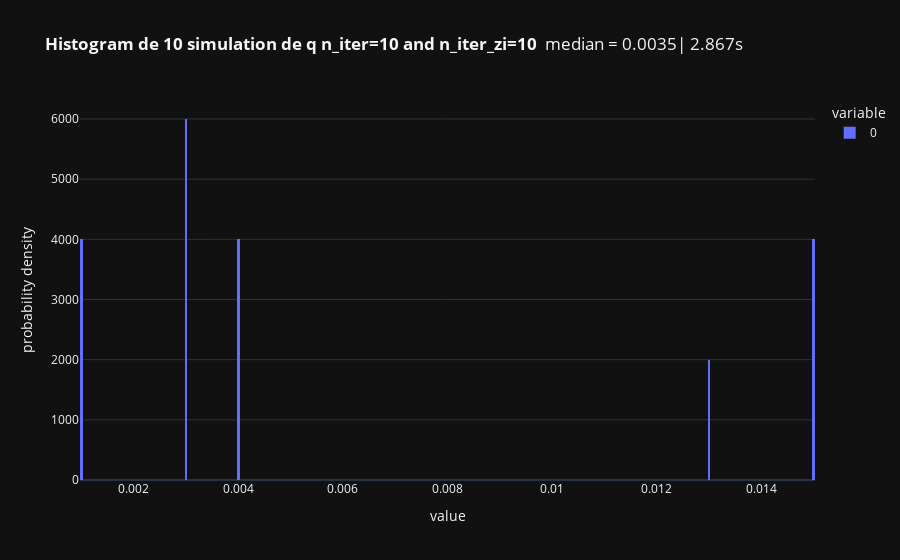

Here is the notebook cell this chart was saved with:
### Code cell
plot_hist(q_array, f"<b>Histogram de {n_gibbs} simulation de q n_iter={n_iter} and n_iter_zi={n_iter_zi} </b> median = {np.median(q_array)}| {np.round(t2-t1, 3)}s")

### Figure 1 — Plotly figure (JSON) as saved in the notebook; plotly's stock layout.template omitted (floating-point values rounded to 4 significant figures)
{"data": [{"alignmentgroup": "True", "bingroup": "x", "histnorm": "probability density", "hovertemplate": "variable=0<br>value=%{x}<br>probability density=%{y}<extra></extra>", "legendgroup": "0", "marker": {"color": "#636efa", "pattern": {"shape": ""}}, "name": "0", "nbinsx": 400, "offsetgroup": "0", "orientation": "v", "showlegend": true, "type": "histogram", "x": [0.015, 0.001, 0.003, 0.004, 0.004, 0.013, 0.003, 0.003, 0.015, 0.001], "xaxis": "x", "yaxis": "y"}], "layout": {"barmode": "relative", "legend": {"title": {"text": "variable"}, "tracegroupgap": 0}, "title": {"text": "<b>Histogram de 10 simulation de q n_iter=10 and n_iter_zi=10 </b> median = 0.0035| 2.867s"}, "xaxis": {"anchor": "y", "domain": [0, 1], "title": {"text": "value"}}, "yaxis": {"anchor": "x", "domain": [0, 1], "title": {"text": "probability density"}}}}
